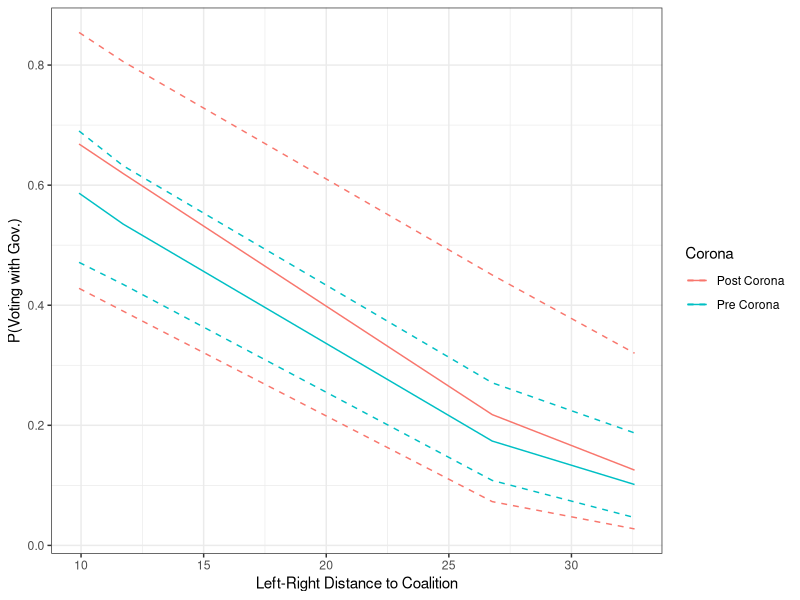
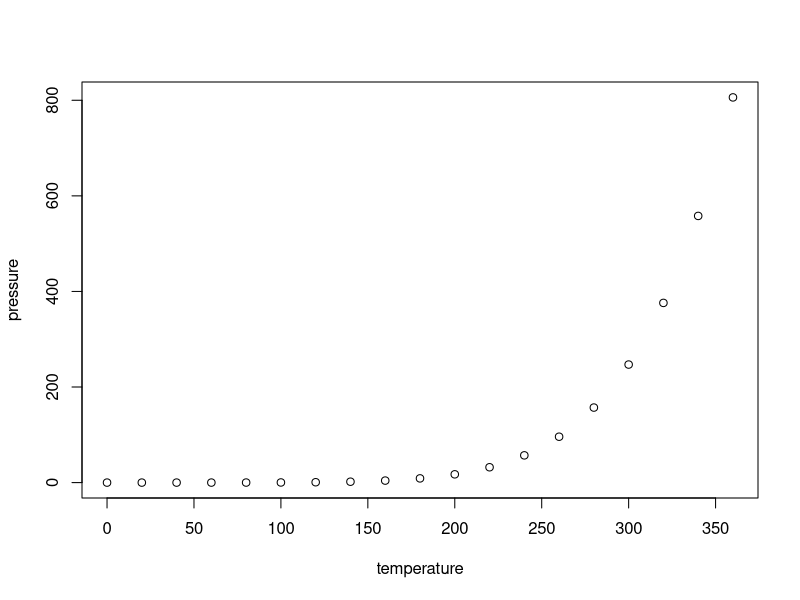

Source code (R) for these figures, in order:
## ---- chunk 1
knitr::opts_chunk$set(echo = FALSE,
                      include = TRUE,
                      warning = FALSE,
                      message = FALSE)
## ---- chunk 2

p_needed <- c("knitr","tidyverse","texreg","optimx","MASS")
packages <- rownames(installed.packages())
p_to_install <- p_needed[!(p_needed %in% packages)]
if (length(p_to_install) > 0) {
  install.packages(p_to_install)
}
lapply(p_needed, require, character.only = TRUE)


## ---- chunk 3



df <- read_csv2("Dataframe_opp_corona.csv")


# Only analyse opposition parties
df_opposition <- df %>% 
  filter(Opposition == 1) %>%
  filter(Fraktion %in% c("FDP","CDU/CSU","AfD","DIE GRÜNEN","DIE LINKE","SPD")) %>%
  mutate(Health = as.numeric(Health),
         Corona_leg = ifelse(grepl("[Cc]orona", Name),1,0),
         AfD = ifelse(Fraktion == "AfD",1,0))
  
  
## ---- chunk 4




## ---- chunk 5

ll_logit <- function(theta, y, X) {
  # theta consists merely of beta (dim is ncol(X))
  beta <- theta[1:ncol(X)]
  # linear predictor; make sure that X is stored as.matrix
  mu <- X %*% beta
  # response function
  p <- 1 / (1 + exp(-mu))
  # log-likelihood
  ll <- y * log(p) + (1 - y) * log(1 - p)
  # sum
  ll <- sum(ll)
  return(ll)
}


logit_df <- df_opposition %>%
  dplyr::select("Party_yes", "Corona","Days_next_ele", "Rel_Seats", "Rile_Dist", "AfD") %>%
  mutate(Rile_DistCorona = Corona * Rile_Dist) %>%
  na.omit
X <- as.matrix(cbind(1,logit_df[,2:ncol(logit_df)]))

y <- logit_df[,1]

# start values
startvals <- rep(0,ncol(X))


# optimize

res <- optim(
  par = startvals,
  fn = ll_logit,
  y = y,
  X = X,
  control = list(fnscale = -1),
  hessian = TRUE,
  method = "BFGS"
)

### Format the output

format_probit_output <- function(res, X, Caption) {

    if (is.null(colnames(X))) {
    var_names <- c("Intercept", paste("Var", 1:(ncol(X) - 1)))
    colnames(X) <- var_names
  }
  # Estimates:
  probit_coef <- res$par
  # Standard Errors:
  probit_se <- sqrt(diag(solve(-res$hessian)))
  
  # t value:
  t <- probit_coef / probit_se
  # degrees of freedom:
  df <- nrow(X) - length(probit_coef)
  t.val <- qt(0.975, df) # critical value of t
  # p value:
  p <-  2 * pt(-abs(t), df)
  
  out <- cbind(probit_coef, probit_se, p)[1:ncol(X), ]
  
  colnames(out) <- c("ML Estimates", "ML SE", "Pr(>|t|)")
  
  if(is.null(colnames(X[,1]))){
    
    colnames(X) <- c("Intercept",colnames(X[,2:ncol(X)]))

  }
  
  rownames(out) <- colnames(X)
  
  
  # Headline
  cat(paste0("\n",Caption,"\n"), rep("=", 40), "\n", sep = "")
  #print(out)
  return(model = out)
}

format_probit_output(res = res, X = X, Caption = "Probit Model of Legislative Voting")


### ========================= Simulation ### ===================##

### Sim function


sim_function <-
  function(nsim = 1000,
           coefs,
           vcov,
           scenario,
           response_function,
           predicted_values = F,
           stochastic_component) {
    if (is.null(dim(scenario))) {
      stop("The scenario needs to be in a matrix.")
    }
    if (length(coefs) != ncol(scenario)) {
      stop("The scenario and the parameter vector don't fit.")
    }
    # Set up the sampling distribution
    S <- mvrnorm(nsim, coefs, vcov)
    
    # Calculate mu and p
    
    # The linear component
    mu <- S %*% t(scenario)
    
    # The response function
    p <- response_function(mu)
    
    # Calculate ev, observed value approach
    ev <- apply(p, 1, mean) 
    
    if (predicted_values) {
      pv <-
        array(stochastic_component(ndraws = prod(dim(ev)), p = ev), dim = dim(ev))
      return(list(ev = ev, pv = pv))
    }
    return(list(ev = ev))
    
  }


### calculate:how did Corona crisis affect opposition work? Also: 

# logit response function
response_function <- function(x) {
  1 / (1 + exp(-x))
}

# for predicted values: the stochastic component
stochastic_component <- function(ndraws, p) {
  rbinom(n = ndraws, size = 1, prob = p)
}

# coefficients and variance-covariance matrix of our model
coefs <- res$par[1:ncol(X)]
vcov <- solve(-res$hessian[(1:ncol(X)), (1:ncol(X))])

# Which scenarios to simulate for holding all else equal

scenarios_corona <- c(0,1)
scenarios_distance <- sort(unique(df_opposition$Rile_Dist))


cases <- array(NA, c(dim(X), # 1 & 2
                     length(scenarios_corona), # 3
                     length(scenarios_distance))) # 4

cases[, , ,] <- X

# scenarios
for(i in 1:length(scenarios_corona)){
  for(j in 1:length(scenarios_distance)){
    cases[,which(colnames(X) == "Corona"),i,] <- scenarios_corona[i]
    cases[,which(colnames(X) == "Rile_Dist"),,j] <- scenarios_distance[j]
    
    
  }
}

# interaction

for(i in 1:length(scenarios_corona)){
  for(j in 1:length(scenarios_distance)){
  cases[,which(colnames(X) == "Rile_DistCorona"),i,] <- cases[,which(colnames(X) == "Rile_Dist"),i,] * scenarios_corona[i]
  cases[,which(colnames(X) == "Rile_DistCorona"),,j] <- cases[,which(colnames(X) == "Corona"),,j] * scenarios_distance[j]
  }
}

df1 <- cases[,,1,1] # No Corona closest ideology
df2 <- cases[,,1,2] # No Corona second-closests ideologcy
df3 <- cases[,,1,3] # No Corona third-closest ideology
df4 <- cases[,,1,4] # no Corona furthest away ideology

df5 <- cases[,,2,1] # Corona closest ideology
df6 <- cases[,,2,2] # Corona second-closests ideologcy
df7 <- cases[,,2,3] # Corona third-closest ideology
df8 <- cases[,,2,4] # Corona furthest away ideology

ev_corona <- matrix(NA, nrow = 1000, ncol = length(scenarios_corona)*length(scenarios_distance))

for(i in 1:length(scenarios_corona)){
  for(j in 1:length(scenarios_distance)) {
    if(i == 1){
      ev_corona[,i*j] <- sim_function(
        coefs = coefs,
        vcov = vcov,
        response_function = response_function,
        stochastic_component = stochastic_component,
        scenario = cases[,,i,j],
        predicted_values = F
      )$ev
    } else{
        ev_corona[,i+2+j] <- sim_function(
          coefs = coefs,
          vcov = vcov,
          response_function = response_function,
          stochastic_component = stochastic_component,
          scenario = cases[,,i,j],
          predicted_values = F
        )$ev
      }
  }
}



ev_corona_mean <- apply(ev_corona, 2, mean)
ev_corona_ci <- t(apply(ev_corona, 2, quantile, c(0.025, 0.975)))


df_corona <- data.frame(
  mean = ev_corona_mean,
  lower = ev_corona_ci[,1],
  upper = ev_corona_ci[,2],
  scenario = c(paste0("Pre Corona_",sort(unique(df_opposition$Rile_Dist))),
               paste0("Post Corona_",sort(unique(df_opposition$Rile_Dist))))
)

df_corona <- df_corona %>%
  separate(scenario, sep = "_", into = c("Corona","Rile_Dist")) %>%
  mutate(Rile_Dist = as.numeric(Rile_Dist)
         # Party = case_when(max(Rile_Dist) ~ "The Left",
         #                   min(Rile_Dist) ~ "FDP",
         #                   sort(Rile_Dist)[2] ~ "The Greens",
         #                   sort(Rile_Dist)[3] ~ "AfD")
         )

ggplot(data = df_corona, aes(x = Rile_Dist, color = Corona))+
  geom_line(aes(y = mean))+
  geom_line(aes(y = lower), linetype = "dashed")+
  geom_line(aes(y = upper), linetype = "dashed")+
  ylab("P(Voting with Gov.)")+
  xlab("Left-Right Distance to Coalition")+
  theme_bw()


## ---- chunk 6
plot(pressure)
